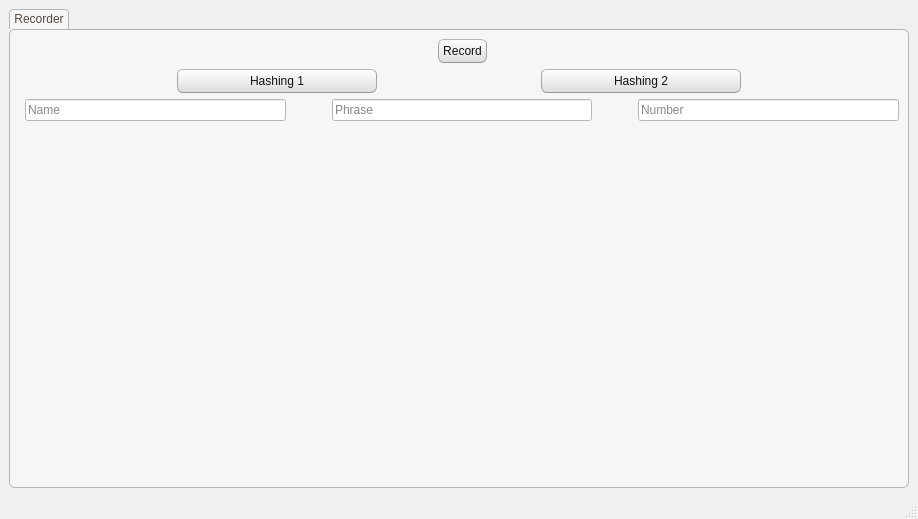
<?xml version="1.0" encoding="UTF-8"?>
<ui version="4.0">
 <class>MainWindow</class>
 <widget class="QMainWindow" name="MainWindow">
  <property name="geometry">
   <rect>
    <x>0</x>
    <y>0</y>
    <width>918</width>
    <height>519</height>
   </rect>
  </property>
  <property name="windowTitle">
   <string>MainWindow</string>
  </property>
  <property name="styleSheet">
   <string notr="true">
      /*
      Ubuntu Style Sheet for QT Applications
          Author: Jaime A. Quiroga P.
          Company: GTRONICK
          Last updated: 01/10/2021 (dd/mm/yyyy), 15:18.
          Available at: https://github.com/GTRONICK/QSS/blob/master/Ubuntu.qss
          */
          QMainWindow {
            background-color:#f0f0f0;
          }
          QCheckBox {
            padding:2px;
          }
          QCheckBox:hover {
            border:1px solid rgb(255,150,60);
            border-radius:4px;
            padding: 1px;
            background-color:qlineargradient(spread:pad, x1:0.5, y1:1, x2:0.5, y2:0, stop:0 rgba(190, 90, 50, 50), stop:1 rgba(250, 130, 40, 50));
          }
          QCheckBox::indicator:checked {
            border:1px solid rgb(246, 134, 86);
            border-radius:4px;
              background-color:rgb(246, 134, 86)
          }
          QCheckBox::indicator:unchecked {
            border-width:1px solid rgb(246, 134, 86);
            border-radius:4px;
              background-color:rgb(255,255,255);
          }
          QColorDialog {
            background-color:#f0f0f0;
          }
          QComboBox {
            color:rgb(81,72,65);
            background: #ffffff;
          }
          QComboBox:editable {
            selection-color:rgb(81,72,65);
            selection-background-color: #ffffff;
          }
          QComboBox QAbstractItemView {
            selection-color: #ffffff;
            selection-background-color: rgb(246, 134, 86);
          }
          QComboBox:!editable:on, QComboBox::drop-down:editable:on {
            color:  #1e1d23;	
          }
          QDateTimeEdit, QDateEdit, QDoubleSpinBox, QFontComboBox {
            color:rgb(81,72,65);
            background-color: #ffffff;
          }

          QDialog {
            background-color:#f0f0f0;
          }

          QLabel,QLineEdit {
            color:rgb(17,17,17);
          }
          QLineEdit {
            background-color:rgb(255,255,255);
            selection-background-color:rgb(236,116,64);
          }
          QMenuBar {
            color:rgb(223,219,210);
            background-color:rgb(65,64,59);
          }
          QMenuBar::item {
            padding-top:4px;
            padding-left:4px;
            padding-right:4px;
            color:rgb(223,219,210);
            background-color:rgb(65,64,59);
          }
          QMenuBar::item:selected {
            color:rgb(255,255,255);
            padding-top:2px;
            padding-left:2px;
            padding-right:2px;
            border-top-width:2px;
            border-left-width:2px;
            border-right-width:2px;
            border-top-right-radius:4px;
            border-top-left-radius:4px;
            border-style:solid;
            background-color:rgb(65,64,59);
            border-top-color: rgb(47,47,44);
            border-right-color: qlineargradient(spread:pad, x1:0, y1:1, x2:1, y2:0, stop:0 rgba(90, 87, 78, 255), stop:1 rgba(47,47,44, 255));
            border-left-color:  qlineargradient(spread:pad, x1:1, y1:0, x2:0, y2:0, stop:0 rgba(90, 87, 78, 255), stop:1 rgba(47,47,44, 255));
          }
          QMenu {
            color:rgb(223,219,210);
            background-color:rgb(65,64,59);
          }
          QMenu::item {
            color:rgb(223,219,210);
            padding:4px 10px 4px 20px;
          }
          QMenu::item:selected {
            color:rgb(255,255,255);
            background-color: qlineargradient(spread:pad, x1:0.5, y1:1, x2:0.5, y2:0, stop:0 rgba(225, 108, 54, 255), stop:1 rgba(246, 134, 86, 255));
            border-style:solid;
            border-width:3px;
            padding:4px 7px 4px 17px;
            border-bottom-color:qlineargradient(spread:pad, x1:0.5, y1:1, x2:0.5, y2:0, stop:0 rgba(175,85,48,255), stop:1 rgba(236,114,67, 255));
            border-top-color:qlineargradient(spread:pad, x1:0.5, y1:1, x2:0.5, y2:0, stop:0 rgba(253,156,113,255), stop:1 rgba(205,90,46, 255));
            border-right-color:qlineargradient(spread:pad, x1:0, y1:0.5, x2:1, y2:0.5, stop:0 rgba(253,156,113,255), stop:1 rgba(205,90,46, 255));
            border-left-color:qlineargradient(spread:pad, x1:1, y1:0.5, x2:0, y2:0.5, stop:0 rgba(253,156,113,255), stop:1 rgba(205,90,46, 255));
          }
          QPlainTextEdit {
            border: 1px solid transparent;
            color:rgb(17,17,17);
            selection-background-color:rgb(236,116,64);
              background-color: #FFFFFF;
          }
          QProgressBar {
            text-align: center;
            color: rgb(0, 0, 0);
            border: 1px inset rgb(150,150,150); 
            border-radius: 10px;
            background-color:rgb(221,221,219);
          }
          QProgressBar::chunk:horizontal {
            background-color: qlineargradient(spread:pad, x1:0.5, y1:1, x2:0.5, y2:0, stop:0 rgba(225, 108, 54, 255), stop:1 rgba(246, 134, 86, 255));
            border:1px solid;
            border-radius:8px;
            border-bottom-color:qlineargradient(spread:pad, x1:0.5, y1:1, x2:0.5, y2:0, stop:0 rgba(175,85,48,255), stop:1 rgba(236,114,67, 255));
            border-top-color:qlineargradient(spread:pad, x1:0.5, y1:1, x2:0.5, y2:0, stop:0 rgba(253,156,113,255), stop:1 rgba(205,90,46, 255));
            border-right-color:qlineargradient(spread:pad, x1:0, y1:0.5, x2:1, y2:0.5, stop:0 rgba(253,156,113,255), stop:1 rgba(205,90,46, 255));
            border-left-color:qlineargradient(spread:pad, x1:1, y1:0.5, x2:0, y2:0.5, stop:0 rgba(253,156,113,255), stop:1 rgba(205,90,46, 255));
          }
          QPushButton{
            color:rgb(17,17,17);
            border-width: 1px;
            border-radius: 6px;
            border-bottom-color: rgb(150,150,150);
            border-right-color: rgb(165,165,165);
            border-left-color: rgb(165,165,165);
            border-top-color: rgb(180,180,180);
            border-style: solid;
            padding: 4px;
            background-color: qlineargradient(spread:pad, x1:0.5, y1:1, x2:0.5, y2:0, stop:0 rgba(220, 220, 220, 255), stop:1 rgba(255, 255, 255, 255));
          }
          QPushButton:hover{
            color:rgb(17,17,17);
            border-width: 1px;
            border-radius:6px;
            border-top-color: rgb(255,150,60);
            border-right-color: qlineargradient(spread:pad, x1:0, y1:1, x2:1, y2:0, stop:0 rgba(200, 70, 20, 255), stop:1 rgba(255,150,60, 255));
            border-left-color:  qlineargradient(spread:pad, x1:1, y1:0, x2:0, y2:0, stop:0 rgba(200, 70, 20, 255), stop:1 rgba(255,150,60, 255));
            border-bottom-color: rgb(200,70,20);
            border-style: solid;
            padding: 2px;
            background-color: qlineargradient(spread:pad, x1:0.5, y1:1, x2:0.5, y2:0, stop:0 rgba(220, 220, 220, 255), stop:1 rgba(255, 255, 255, 255));
          }
          QPushButton:default{
            color:rgb(17,17,17);
            border-width: 1px;
            border-radius:6px;
            border-top-color: rgb(255,150,60);
            border-right-color: qlineargradient(spread:pad, x1:0, y1:1, x2:1, y2:0, stop:0 rgba(200, 70, 20, 255), stop:1 rgba(255,150,60, 255));
            border-left-color:  qlineargradient(spread:pad, x1:1, y1:0, x2:0, y2:0, stop:0 rgba(200, 70, 20, 255), stop:1 rgba(255,150,60, 255));
            border-bottom-color: rgb(200,70,20);
            border-style: solid;
            padding: 2px;
            background-color: qlineargradient(spread:pad, x1:0.5, y1:1, x2:0.5, y2:0, stop:0 rgba(220, 220, 220, 255), stop:1 rgba(255, 255, 255, 255));
          }
          QPushButton:pressed{
            color:rgb(17,17,17);
            border-width: 1px;
            border-radius: 6px;
            border-width: 1px;
            border-top-color: rgba(255,150,60,200);
            border-right-color: qlineargradient(spread:pad, x1:0, y1:1, x2:1, y2:0, stop:0 rgba(200, 70, 20, 255), stop:1 rgba(255,150,60, 200));
            border-left-color:  qlineargradient(spread:pad, x1:1, y1:0, x2:0, y2:0, stop:0 rgba(200, 70, 20, 255), stop:1 rgba(255,150,60, 200));
            border-bottom-color: rgba(200,70,20,200);
            border-style: solid;
            padding: 2px;
            background-color: qlineargradient(spread:pad, x1:0.5, y1:0, x2:0.5, y2:1, stop:0 rgba(220, 220, 220, 255), stop:1 rgba(255, 255, 255, 255));
          }
          QPushButton:disabled{
            color:rgb(174,167,159);
            border-width: 1px;
            border-radius: 6px;
            background-color: qlineargradient(spread:pad, x1:0.5, y1:1, x2:0.5, y2:0, stop:0 rgba(200, 200, 200, 255), stop:1 rgba(230, 230, 230, 255));
          }
          QRadioButton {
            padding: 1px;
          }
          QRadioButton::indicator:checked {
            height: 10px;
            width: 10px;
            border-style:solid;
            border-radius:5px;
            border-width: 1px;
            border-color: rgba(246, 134, 86, 255);
            color: #a9b7c6;
            background-color:rgba(246, 134, 86, 255);
          }
          QRadioButton::indicator:!checked {
            height: 10px;
            width: 10px;
            border-style:solid;
            border-radius:5px;
            border-width: 1px;
            border-color: rgb(246, 134, 86);
            color: #a9b7c6;
            background-color: transparent;
          }
          QScrollArea {
            color: white;
            background-color:#f0f0f0;
          }
          QSlider::groove {
            border-style: solid;
            border-width: 1px;
            border-color: rgb(207,207,207);
          }
          QSlider::groove:horizontal {
            height: 5px;
            background: rgb(246, 134, 86);
          }
          QSlider::groove:vertical {
            width: 5px;
            background: rgb(246, 134, 86);
          }
          QSlider::handle:horizontal {
            background: rgb(253,253,253);
            border-style: solid;
            border-width: 1px;
            border-color: rgb(207,207,207);
            width: 12px;
            margin: -5px 0;
            border-radius: 7px;
          }
          QSlider::handle:vertical {
            background: rgb(253,253,253);
            border-style: solid;
            border-width: 1px;
            border-color: rgb(207,207,207);
            height: 12px;
            margin: 0 -5px;
            border-radius: 7px;
          }
          QSlider::add-page:horizontal, QSlider::add-page:vertical {
            background: white;
          }
          QSlider::sub-page:horizontal, QSlider::sub-page:vertical {
            background: rgb(246, 134, 86);
          }
          QStatusBar, QSpinBox {
            color:rgb(81,72,65);
          }
          QSpinBox {
            background-color: #ffffff;
          }
          QScrollBar:horizontal {
            max-height: 20px;
            border: 1px transparent;
            margin: 0px 20px 0px 20px;
          }
          QScrollBar::handle:horizontal {
            background: rgb(253,253,253);
            border: 1px solid rgb(207,207,207);
            border-radius: 7px;
            min-width: 25px;
          }
          QScrollBar::handle:horizontal:hover {
            background: rgb(253,253,253);
            border: 1px solid rgb(255,150,60);
            border-radius: 7px;
            min-width: 25px;
          }
          QScrollBar::add-line:horizontal {
              border: 1px solid rgb(207,207,207);
              border-top-right-radius: 7px;
              border-top-left-radius: 7px;
              border-bottom-right-radius: 7px;
              background: rgb(255, 255, 255);
              width: 20px;
              subcontrol-position: right;
              subcontrol-origin: margin;
          }
          QScrollBar::add-line:horizontal:hover {
              border: 1px solid rgb(255,150,60);
              border-top-right-radius: 7px;
              border-top-left-radius: 7px;
              border-bottom-right-radius: 7px;
              background: rgb(255, 255, 255);
              width: 20px;
              subcontrol-position: right;
              subcontrol-origin: margin;
          }
          QScrollBar::add-line:horizontal:pressed {
              border: 1px solid grey;
              border-top-left-radius: 7px;
              border-top-right-radius: 7px;
              border-bottom-right-radius: 7px;
              background: rgb(231,231,231);
              width: 20px;
              subcontrol-position: right;
              subcontrol-origin: margin;
          }
          QScrollBar::sub-line:horizontal {
              border: 1px solid rgb(207,207,207);
              border-top-right-radius: 7px;
              border-top-left-radius: 7px;
              border-bottom-left-radius: 7px;
              background: rgb(255, 255, 255);
              width: 20px;
              subcontrol-position: left;
              subcontrol-origin: margin;
          }
          QScrollBar::sub-line:horizontal:hover {
              border: 1px solid rgb(255,150,60);
              border-top-right-radius: 7px;
              border-top-left-radius: 7px;
              border-bottom-left-radius: 7px;
              background: rgb(255, 255, 255);
              width: 20px;
              subcontrol-position: left;
              subcontrol-origin: margin;
          }
          QScrollBar::sub-line:horizontal:pressed {
              border: 1px solid grey;
              border-top-right-radius: 7px;
              border-top-left-radius: 7px;
              border-bottom-left-radius: 7px;
              background: rgb(231,231,231);
              width: 20px;
              subcontrol-position: left;
              subcontrol-origin: margin;
          }
          QScrollBar::left-arrow:horizontal {
              border: 1px transparent grey;
              border-top-left-radius: 3px;
              border-bottom-left-radius: 3px;
              width: 6px;
              height: 6px;
              background: rgb(230,230,230);
          }
          QScrollBar::right-arrow:horizontal {
            border: 1px transparent grey;
            border-top-right-radius: 3px;
            border-bottom-right-radius: 3px;
              width: 6px;
              height: 6px;
            background: rgb(230,230,230);
          }
          QScrollBar::add-page:horizontal, QScrollBar::sub-page:horizontal {
            background: none;
          } 
          QScrollBar:vertical {
            max-width: 20px;
            border: 1px transparent grey;
            margin: 20px 0px 20px 0px;
          }
          QScrollBar::add-line:vertical {
            border: 1px solid;
            border-color: rgb(207,207,207);
            border-bottom-right-radius: 7px;
            border-bottom-left-radius: 7px;
            border-top-left-radius: 7px;
            background: rgb(255, 255, 255);
              height: 20px;
              subcontrol-position: bottom;
              subcontrol-origin: margin;
          }
          QScrollBar::add-line:vertical:hover {
              border: 1px solid;
              border-color: rgb(255,150,60);
              border-bottom-right-radius: 7px;
              border-bottom-left-radius: 7px;
              border-top-left-radius: 7px;
              background: rgb(255, 255, 255);
              height: 20px;
              subcontrol-position: bottom;
              subcontrol-origin: margin;
          }
          QScrollBar::add-line:vertical:pressed {
              border: 1px solid grey;
              border-bottom-left-radius: 7px;
              border-bottom-right-radius: 7px;
              border-top-left-radius: 7px;
              background: rgb(231,231,231);
              height: 20px;
              subcontrol-position: bottom;
              subcontrol-origin: margin;
          }
          QScrollBar::sub-line:vertical {
              border: 1px solid rgb(207,207,207);
              border-top-right-radius: 7px;
              border-top-left-radius: 7px;
              border-bottom-left-radius: 7px;
              background: rgb(255, 255, 255);
              height: 20px;
              subcontrol-position: top;
              subcontrol-origin: margin;
          }
          QScrollBar::sub-line:vertical:hover {
              border: 1px solid rgb(255,150,60);
              border-top-right-radius: 7px;
              border-top-left-radius: 7px;
              border-bottom-left-radius: 7px;
            background: rgb(255, 255, 255);
              height: 20px;
              subcontrol-position: top;
              subcontrol-origin: margin;
          }
          QScrollBar::sub-line:vertical:pressed {
              border: 1px solid grey;
              border-top-left-radius: 7px;
              border-top-right-radius: 7px;
              background: rgb(231,231,231);
            height: 20px;
              subcontrol-position: top;
              subcontrol-origin: margin;
          }
          QScrollBar::handle:vertical {
            background: rgb(253,253,253);
            border: 1px solid rgb(207,207,207);
            border-radius: 7px;
            min-height: 25px;
          }
          QScrollBar::handle:vertical:hover {
            background: rgb(253,253,253);
            border: 1px solid rgb(255,150,60);
            border-radius: 7px;
            min-height: 25px;
          }
          QScrollBar::up-arrow:vertical {
            border: 1px transparent grey;
              border-top-left-radius: 3px;
            border-top-right-radius: 3px;
              width: 6px;
              height: 6px;
              background: rgb(230,230,230);
          }
          QScrollBar::down-arrow:vertical {
              border: 1px transparent grey;
              border-bottom-left-radius: 3px;
              border-bottom-right-radius: 3px;
              width: 6px;
              height: 6px;
              background: rgb(230,230,230);
          }
          QScrollBar::add-page:vertical, QScrollBar::sub-page:vertical {
              background: none;
          }
          QTabWidget {
            color:rgb(0,0,0);
            background-color:rgb(247,246,246);
          }
          QTabWidget::pane {
            border-color: rgb(180,180,180);
            background-color:rgb(247,246,246);
            border-style: solid;
            border-width: 1px;
              border-radius: 6px;
          }
          QTabBar::tab {
            padding-left:4px;
            padding-right:4px;
            padding-bottom:2px;
            padding-top:2px;
            color:rgb(81,72,65);
              background-color: qlineargradient(spread:pad, x1:0.5, y1:1, x2:0.5, y2:0, stop:0 rgba(221,218,217,255), stop:1 rgba(240,239,238,255));
            border-style: solid;
            border-width: 1px;
              border-top-right-radius:4px;
            border-top-left-radius:4px;
            border-top-color: rgb(180,180,180);
            border-left-color: rgb(180,180,180);
            border-right-color: rgb(180,180,180);
            border-bottom-color: transparent;
          }
          QTabBar::tab:selected, QTabBar::tab:last:selected, QTabBar::tab:hover {
              background-color:rgb(247,246,246);
              margin-left: 0px;
              margin-right: 1px;
          }
          QTabBar::tab:!selected {
            margin-top: 1px;
            margin-right: 1px;
          }
          QTextEdit {
            border-width: 1px;
            border-style: solid;
            border-color:transparent;
            color:rgb(17,17,17);
            selection-background-color:rgb(236,116,64);
          }
          QTimeEdit, QToolBox, QToolBox::tab, QToolBox::tab:selected {
            color:rgb(81,72,65);
            background-color: #ffffff;
          }
    </string>
  </property>
  <widget class="QWidget" name="centralwidget">
   <layout class="QGridLayout" name="gridLayout">
    <item row="0" column="0">
     <widget class="QTabWidget" name="tabWidget">
      <property name="currentIndex">
       <number>0</number>
      </property>
      <widget class="QWidget" name="RecorderTab">
       <attribute name="title">
        <string>Recorder</string>
       </attribute>
       <layout class="QGridLayout" name="gridLayout_2">
        <item row="0" column="1">
         <layout class="QHBoxLayout" name="horizontalLayout">
          <item>
           <spacer name="horizontalSpacer_2">
            <property name="orientation">
             <enum>Qt::Horizontal</enum>
            </property>
            <property name="sizeHint" stdset="0">
             <size>
              <width>40</width>
              <height>20</height>
             </size>
            </property>
           </spacer>
          </item>
          <item>
           <widget class="QPushButton" name="RecordButton">
            <property name="text">
             <string>Record</string>
            </property>
           </widget>
          </item>
          <item>
           <spacer name="horizontalSpacer">
            <property name="orientation">
             <enum>Qt::Horizontal</enum>
            </property>
            <property name="sizeHint" stdset="0">
             <size>
              <width>40</width>
              <height>20</height>
             </size>
            </property>
           </spacer>
          </item>
         </layout>
        </item>
        <item row="1" column="0" rowspan="2" colspan="2">
         <layout class="QHBoxLayout" name="horizontalLayout_3">
          <item>
           <widget class="QPushButton" name="btn_hashing1">
            <property name="maximumSize">
             <size>
              <width>200</width>
              <height>16777215</height>
             </size>
            </property>
            <property name="text">
             <string>Hashing 1</string>
            </property>
           </widget>
          </item>
          <item>
           <widget class="QPushButton" name="btn_hashing2">
            <property name="maximumSize">
             <size>
              <width>200</width>
              <height>16777215</height>
             </size>
            </property>
            <property name="text">
             <string>Hashing 2</string>
            </property>
           </widget>
          </item>
         </layout>
        </item>
        <item row="2" column="1">
         <spacer name="verticalSpacer_2">
          <property name="orientation">
           <enum>Qt::Vertical</enum>
          </property>
          <property name="sizeType">
           <enum>QSizePolicy::Fixed</enum>
          </property>
          <property name="sizeHint" stdset="0">
           <size>
            <width>20</width>
            <height>13</height>
           </size>
          </property>
         </spacer>
        </item>
        <item row="3" column="1">
         <layout class="QHBoxLayout" name="horizontalLayout_2">
          <item>
           <widget class="QLineEdit" name="NameEdit">
            <property name="placeholderText">
             <string>Name</string>
            </property>
           </widget>
          </item>
          <item>
           <spacer name="horizontalSpacer_5">
            <property name="orientation">
             <enum>Qt::Horizontal</enum>
            </property>
            <property name="sizeType">
             <enum>QSizePolicy::Fixed</enum>
            </property>
            <property name="sizeHint" stdset="0">
             <size>
              <width>40</width>
              <height>20</height>
             </size>
            </property>
           </spacer>
          </item>
          <item>
           <widget class="QLineEdit" name="PhraseEdit">
            <property name="placeholderText">
             <string>Phrase</string>
            </property>
           </widget>
          </item>
          <item>
           <spacer name="horizontalSpacer_6">
            <property name="orientation">
             <enum>Qt::Horizontal</enum>
            </property>
            <property name="sizeType">
             <enum>QSizePolicy::Fixed</enum>
            </property>
            <property name="sizeHint" stdset="0">
             <size>
              <width>40</width>
              <height>20</height>
             </size>
            </property>
           </spacer>
          </item>
          <item>
           <widget class="QLineEdit" name="NumberEdit">
            <property name="placeholderText">
             <string>Number</string>
            </property>
           </widget>
          </item>
         </layout>
        </item>
        <item row="4" column="1">
         <spacer name="verticalSpacer_3">
          <property name="orientation">
           <enum>Qt::Vertical</enum>
          </property>
          <property name="sizeType">
           <enum>QSizePolicy::Fixed</enum>
          </property>
          <property name="sizeHint" stdset="0">
           <size>
            <width>20</width>
            <height>13</height>
           </size>
          </property>
         </spacer>
        </item>
        <item row="5" column="1">
         <widget class="PlotWidget" name="SpectWidget" native="true">
          <property name="sizePolicy">
           <sizepolicy hsizetype="Expanding" vsizetype="Expanding">
            <horstretch>0</horstretch>
            <verstretch>0</verstretch>
           </sizepolicy>
          </property>
         </widget>
        </item>
        <item row="6" column="1">
         <spacer name="verticalSpacer">
          <property name="orientation">
           <enum>Qt::Vertical</enum>
          </property>
          <property name="sizeType">
           <enum>QSizePolicy::Fixed</enum>
          </property>
          <property name="sizeHint" stdset="0">
           <size>
            <width>20</width>
            <height>13</height>
           </size>
          </property>
         </spacer>
        </item>
        <item row="7" column="1">
         <widget class="QLabel" name="AccessLabel">
          <property name="text">
           <string/>
          </property>
         </widget>
        </item>
       </layout>
      </widget>
     </widget>
    </item>
   </layout>
  </widget>
  <widget class="QMenuBar" name="menubar">
   <property name="geometry">
    <rect>
     <x>0</x>
     <y>0</y>
     <width>918</width>
     <height>21</height>
    </rect>
   </property>
  </widget>
  <widget class="QStatusBar" name="statusbar"/>
 </widget>
 <customwidgets>
  <customwidget>
   <class>PlotWidget</class>
   <extends>QWidget</extends>
   <header location="global">pyqtgraph.h</header>
   <container>1</container>
  </customwidget>
 </customwidgets>
 <resources/>
 <connections/>
</ui>
